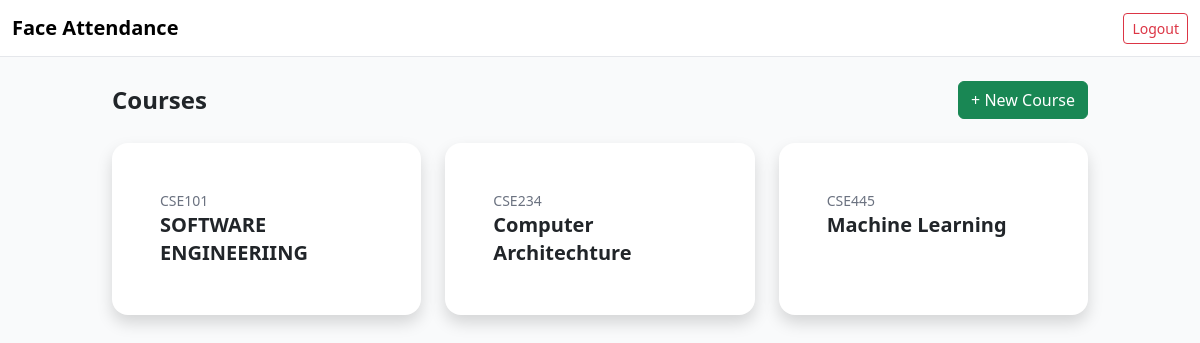
The page /courses/ (signed in) on the database its author committed.
### models.py (models this page shows)
class Course(db.Model):
    id = db.Column(db.Integer, primary_key=True)
    code = db.Column(db.String(64), unique=True, nullable=False)
    title = db.Column(db.String(255), nullable=False)
    sections = db.relationship("Section", backref="course", cascade="all, delete-orphan")
    enrollments = db.relationship("Enrollment", backref="course", cascade="all, delete-orphan")

### blueprints/courses.py (the view)
@bp.route("/", methods=["GET"])
@login_required
def index():
    courses = Course.query.all()
    return render_template("courses.html", courses=courses)

### templates/courses.html (shortened to what this page needs)
{% extends "base.html" %}
{% block content %}
<div class="flex items-center justify-between mb-4">
  <h1 class="text-2xl font-bold">Courses</h1>
  <a class="btn btn-success" href="{{ url_for('courses.create_course') }}">+ New Course</a>
</div>
<div class="grid grid-cols-1 md:grid-cols-2 lg:grid-cols-3 gap-4">
  {% for c in courses %}
  <a href="{{ url_for('courses.course_detail', course_id=c.id) }}" class="block bg-white rounded-2xl p-5 shadow hover:shadow-lg transition">
    <div class="text-gray-500 text-sm">{{ c.code }}</div>
    <div class="text-xl font-semibold">{{ c.title }}</div>
  </a>
  {% else %}
  <div class="bg-white rounded-2xl p-5 shadow">No courses yet. Create one!</div>
  {% endfor %}
</div>
{% endblock %}

### rows shown on the page
Course: code "CSE101", title "SOFTWARE ENGINEERIING"
Course: code "CSE234", title "Computer Architechture"
Course: code "CSE445", title "Machine Learning"
